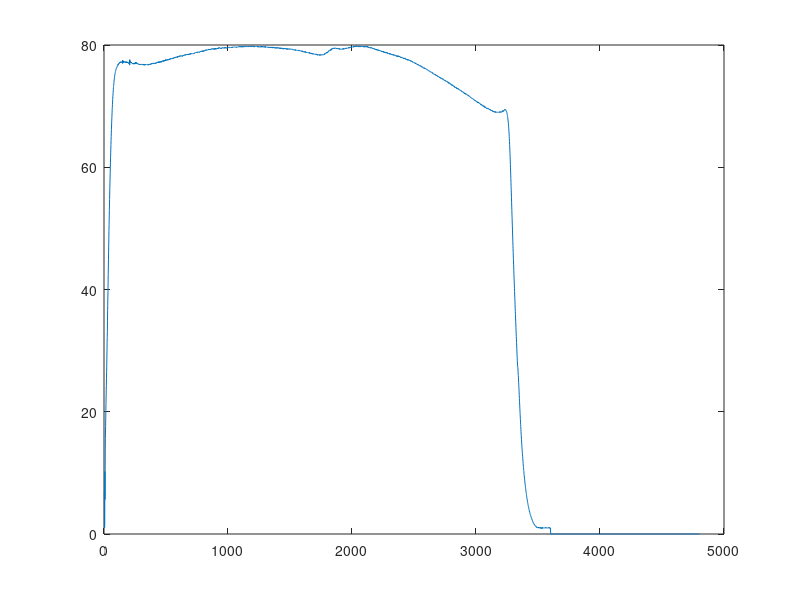

Write the MATLAB code that produced this figure. (Note: this script raises an error after producing the figure.)
clc; clearvars; close all;

load("tracesbar1.mat");

%% Pbar 2438 - High pressure

P_curve = pbar2438(:,3);

[P_max, max_idx] = max(P_curve);
P_act = 0.05*P_max;

A_idx = max_idx;
while(P_curve(A_idx) > P_act)
    A_idx = A_idx-1;
end

G_idx = max_idx;
while(P_curve(G_idx) > P_act)
    G_idx = G_idx+1;
end

t_act = (G_idx-A_idx);

P_ref = sum(P_curve(A_idx:G_idx))*1e-3/t_act;

plot(P_curve)
xline(G_idx, 'k--')

%% Utility fuctions

function [val, pos] = raisingEdge(curve, value)
    j = 1; % Number of detected edges
    for ii = 1:length(curve)
        
    end
end